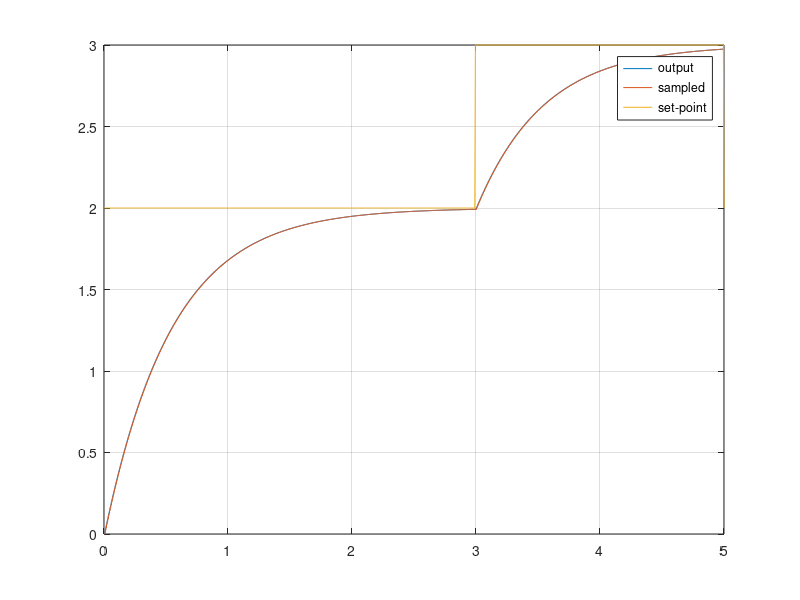
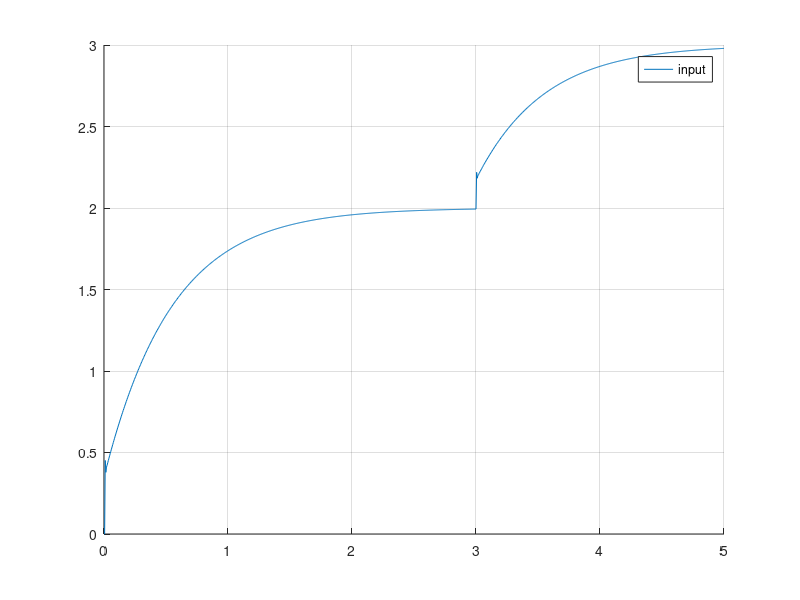

These charts were generated, in order, by the following MATLAB code:
clear all;

%% Parámetros de Simulación
Ts = 0.005;
Tf = 5;
Nsim = Tf/Ts;
t = 0:Ts:Tf;

%% Señal de Entrada - Set Point
r_sp = 2*ones(size(t));

%% Modelo en Espacio de Estados MagLev
R = 10e3;
C = 10e-6;

num = 1/(R*C);
den = [1 1/(R*C)];
[A, B, C, D] = tf2ss(num,den);
sys_ss = ss(A, B, C, D);

[SS_disc] = c2d(sys_ss, Ts);

%% Tamaño vectores Espacio de Estados
nx = length(sys_ss.A);

%% Asignación de Polos
pole1 = -0.1;
pole2 = -0.11;
p = [pole1 pole2];

%% Determinacion de la matriz K - caso en donde existe integrador
%%[K, prec] = place(SS_disc.A, SS_disc.B, p);

%% Determinación de la matriz K - caso en donde no existe integrador 
% Servosistema tipo 1 planta sin integrador
A_hat = [SS_disc.A zeros(nx, 1); -SS_disc.C 0];
B_hat = [SS_disc.B; 0];
p_new = p;
%K_hat = place(A_hat, B_hat, p_new);
K_hat = place(A_hat,B_hat, p);
K_new = K_hat(1:nx);
ki = K_hat(end);

%% Variables Iniciales
x0 = zeros(1, nx)';
x = ones(nx, Nsim + 1) .* x0;

% Salidas del simulador
yOut  = SS_disc.C*x0; 
tOut = 0;
uOut = 0;
dt = linspace(0, Ts, 10)';
integral_error = zeros(1, Nsim);
e = zeros(1, Nsim);
q = zeros(1, Nsim);
y_feedback = SS_disc.C*x0;

%% Representa el tiempo real, cuanto tiempo está corriendo el
% microcontrolador, el tiempo entre interrupciones el tiempo de muestreo
for k = 1:Nsim
    
    if k >= 3/Ts
        r_sp(k) = 3;
    end
    % Microcontrolador %
    e(k) = r_sp(k) - y_feedback;

    % Sin integrador  
%     u(k) = - K*x(:, k);

    % Con integrador, sin referencia
%     e(k) = y_feedback;
%     u(k) = -ki*y_feedback - K_new*x(:, k);

    % Con integrador
    u(k) = -ki*q(k) - K_new*x(:, k);
    
    if u(k) > 3.3
        u(k) = 3.3;
    elseif u(k) < 0
        u(k) = 0;
    end
    uOut = [uOut u(k)];

    u = u(k)*ones(1, numel(dt)); % ZOH de la U - DAC

    % Sistema en la vida real %
    [y, tsim, XssOut] = lsim(sys_ss, u, dt, x(:, k)); % XssOut es la salida del Espacio de Estados. Cambiar
    x(:, k+1) = XssOut(end, :)'; % x es el vector de estados
    q(k+1) = q(k) + e(k); % Integrador se obtiene con el modelo discretizado
    y_feedback = y(end, :); % Sampling - ADC

    tOut = [tOut (tsim' + t(k))];
    yOut = [yOut y'];
end

%% Gráficos
figure(1)
plot(tOut, yOut);
hold on
stairs(t, SS_disc.C*x);
plot(t, r_sp);
legend('output', 'sampled', 'set-point')
grid on

figure(2)
hold on
plot(t, uOut)
legend('input')
grid on